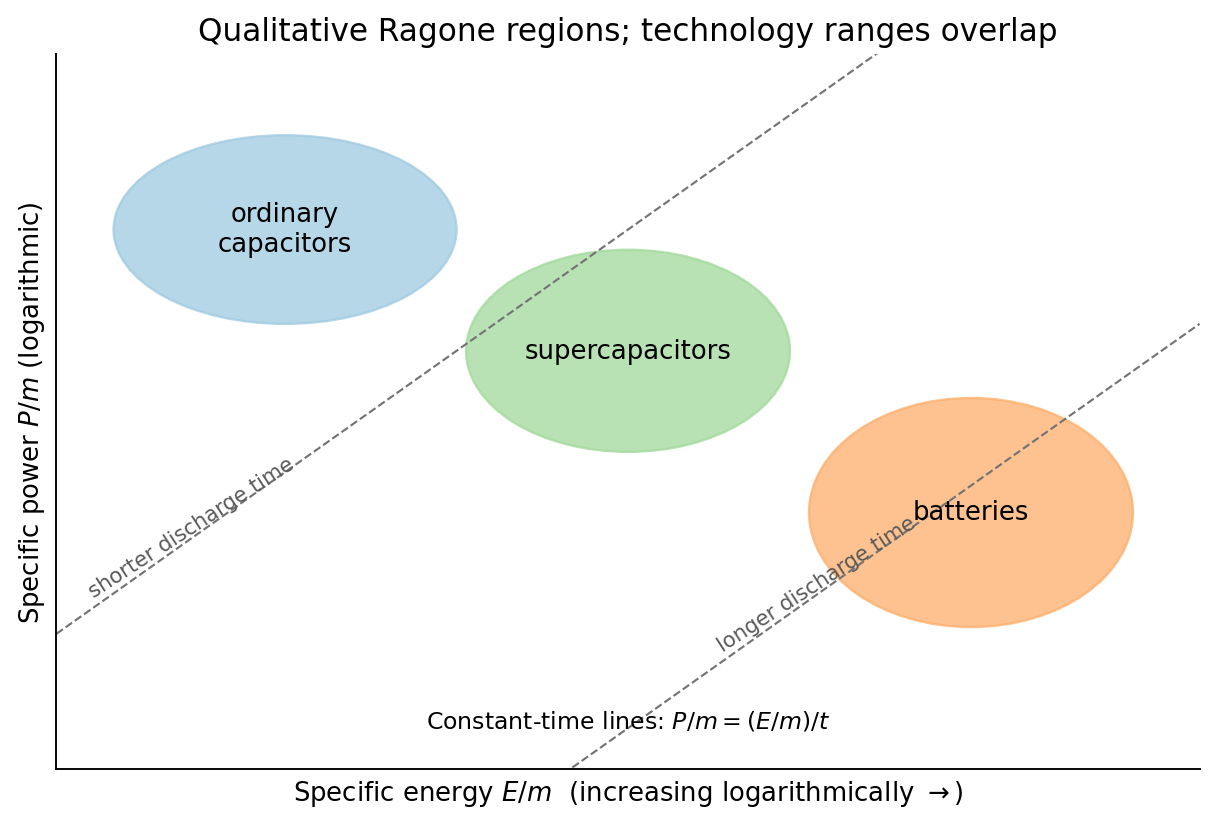

Python code for this plot:
"""Original explanatory diagram; Python 3.14, numpy and matplotlib (root pyproject)."""
import numpy as np
import matplotlib
matplotlib.use("Agg")
import matplotlib.pyplot as plt
from matplotlib.patches import Circle, Rectangle, Ellipse
plt.rcParams.update({"font.size": 11, "figure.facecolor": "white", "axes.spines.top": False, "axes.spines.right": False})

fig,ax=plt.subplots(figsize=(7.3,5))
for xy,wh,label,c in [((-1.8,2),(1.8,1.4),'ordinary\ncapacitors','#9ecae1'),((0,1.1),(1.7,1.5),'supercapacitors','#a1d99b'),((1.8,-.1),(1.7,1.7),'batteries','#fdae6b')]:
 ax.add_patch(Ellipse(xy,*wh,color=c,alpha=.75))
 ax.text(*xy,label,ha='center',va='center')
x=np.linspace(-3,3,300)
for b,label in [(2,'shorter discharge time'),(-1.7,'longer discharge time')]:
 ax.plot(x,x+b,color='0.45',ls='--',lw=.9)
 xt=-2.85 if b>0 else 0.45
 ax.text(xt,xt+b+.12,label,rotation=33,fontsize=9,color='.35')
ax.set(xlim=(-3,3),ylim=(-2,3.3),xticks=[],yticks=[],xlabel=r'Specific energy $E/m$  (increasing logarithmically $\rightarrow$)',ylabel=r'Specific power $P/m$ (logarithmic)',title='Qualitative Ragone regions; technology ranges overlap')
ax.text(0,-1.7,r'Constant-time lines: $P/m=(E/m)/t$',ha='center',fontsize=10)
fig.tight_layout()
fig.savefig("paper-1-ragone.png", dpi=170, bbox_inches="tight", facecolor="white")
plt.close(fig)
